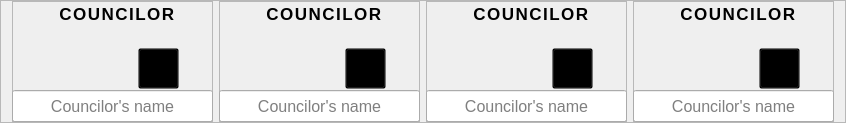
           <widget class="QFrame" name="frame_10">
            <property name="frameShape">
             <enum>QFrame::StyledPanel</enum>
            </property>
            <property name="frameShadow">
             <enum>QFrame::Raised</enum>
            </property>
            <layout class="QHBoxLayout" name="horizontalLayout_6">
             <property name="topMargin">
              <number>0</number>
             </property>
             <property name="bottomMargin">
              <number>0</number>
             </property>
             <item>
              <widget class="QFrame" name="frame_18">
               <property name="minimumSize">
                <size>
                 <width>201</width>
                 <height>121</height>
                </size>
               </property>
               <property name="maximumSize">
                <size>
                 <width>201</width>
                 <height>121</height>
                </size>
               </property>
               <property name="frameShape">
                <enum>QFrame::StyledPanel</enum>
               </property>
               <property name="frameShadow">
                <enum>QFrame::Raised</enum>
               </property>
               <widget class="QLabel" name="councilor_img1">
                <property name="geometry">
                 <rect>
                  <x>55</x>
                  <y>26</y>
                  <width>91</width>
                  <height>63</height>
                 </rect>
                </property>
                <property name="minimumSize">
                 <size>
                  <width>91</width>
                  <height>63</height>
                 </size>
                </property>
                <property name="styleSheet">
                 <string notr="true">background-color: transparent;</string>
                </property>
                <property name="text">
                 <string/>
                </property>
                <property name="pixmap">
                 <pixmap>../images&amp;icon/councilor.png</pixmap>
                </property>
                <property name="scaledContents">
                 <bool>true</bool>
                </property>
               </widget>
               <widget class="QPushButton" name="add_councilor_button1">
                <property name="geometry">
                 <rect>
                  <x>126</x>
                  <y>47</y>
                  <width>41</width>
                  <height>41</height>
                 </rect>
                </property>
                <property name="cursor">
                 <cursorShape>PointingHandCursor</cursorShape>
                </property>
                <property name="styleSheet">
                 <string notr="true">background-color: transparent;</string>
                </property>
                <property name="text">
                 <string/>
                </property>
                <property name="icon">
                 <iconset>
                  <normaloff>../images&amp;icon/add_yellow.png</normaloff>../images&amp;icon/add_yellow.png</iconset>
                </property>
                <property name="iconSize">
                 <size>
                  <width>50</width>
                  <height>50</height>
                 </size>
                </property>
               </widget>
               <widget class="QLabel" name="label_5">
                <property name="geometry">
                 <rect>
                  <x>30</x>
                  <y>0</y>
                  <width>151</width>
                  <height>26</height>
                 </rect>
                </property>
                <property name="font">
                 <font>
                  <pointsize>13</pointsize>
                  <bold>true</bold>
                 </font>
                </property>
                <property name="styleSheet">
                 <string notr="true">letter-spacing: 1.5px;</string>
                </property>
                <property name="text">
                 <string>&lt;html&gt;&lt;head/&gt;&lt;body&gt;&lt;p align=&quot;center&quot;&gt;COUNCILOR&lt;/p&gt;&lt;/body&gt;&lt;/html&gt;</string>
                </property>
               </widget>
               <widget class="QLineEdit" name="councilor_display_1">
                <property name="geometry">
                 <rect>
                  <x>0</x>
                  <y>89</y>
                  <width>201</width>
                  <height>32</height>
                 </rect>
                </property>
                <property name="font">
                 <font>
                  <pointsize>12</pointsize>
                 </font>
                </property>
                <property name="styleSheet">
                 <string notr="true">text-align: center;</string>
                </property>
                <property name="alignment">
                 <set>Qt::AlignCenter</set>
                </property>
                <property name="readOnly">
                 <bool>true</bool>
                </property>
                <property name="placeholderText">
                 <string>Councilor's name</string>
                </property>
                <property name="cursorMoveStyle">
                 <enum>Qt::LogicalMoveStyle</enum>
                </property>
                <property name="clearButtonEnabled">
                 <bool>false</bool>
                </property>
               </widget>
              </widget>
             </item>
             <item>
              <widget class="QFrame" name="frame_14">
               <property name="minimumSize">
                <size>
                 <width>201</width>
                 <height>121</height>
                </size>
               </property>
               <property name="maximumSize">
                <size>
                 <width>201</width>
                 <height>121</height>
                </size>
               </property>
               <property name="frameShape">
                <enum>QFrame::StyledPanel</enum>
               </property>
               <property name="frameShadow">
                <enum>QFrame::Raised</enum>
               </property>
               <widget class="QLabel" name="councilor_img2">
                <property name="geometry">
                 <rect>
                  <x>55</x>
                  <y>26</y>
                  <width>91</width>
                  <height>63</height>
                 </rect>
                </property>
                <property name="minimumSize">
                 <size>
                  <width>91</width>
                  <height>63</height>
                 </size>
                </property>
                <property name="styleSheet">
                 <string notr="true">background-color: transparent;</string>
                </property>
                <property name="text">
                 <string/>
                </property>
                <property name="pixmap">
                 <pixmap>../images&amp;icon/councilor.png</pixmap>
                </property>
                <property name="scaledContents">
                 <bool>true</bool>
                </property>
               </widget>
               <widget class="QPushButton" name="add_councilor_button2">
                <property name="geometry">
                 <rect>
                  <x>126</x>
                  <y>47</y>
                  <width>41</width>
                  <height>41</height>
                 </rect>
                </property>
                <property name="cursor">
                 <cursorShape>PointingHandCursor</cursorShape>
                </property>
                <property name="styleSheet">
                 <string notr="true">background-color: transparent;</string>
                </property>
                <property name="text">
                 <string/>
                </property>
                <property name="icon">
                 <iconset>
                  <normaloff>../images&amp;icon/add_yellow.png</normaloff>../images&amp;icon/add_yellow.png</iconset>
                </property>
                <property name="iconSize">
                 <size>
                  <width>50</width>
                  <height>50</height>
                 </size>
                </property>
               </widget>
               <widget class="QLabel" name="label_6">
                <property name="geometry">
                 <rect>
                  <x>30</x>
                  <y>0</y>
                  <width>151</width>
                  <height>26</height>
                 </rect>
                </property>
                <property name="font">
                 <font>
                  <pointsize>13</pointsize>
                  <bold>true</bold>
                 </font>
                </property>
                <property name="styleSheet">
                 <string notr="true">letter-spacing: 1.5px;</string>
                </property>
                <property name="text">
                 <string>&lt;html&gt;&lt;head/&gt;&lt;body&gt;&lt;p align=&quot;center&quot;&gt;COUNCILOR&lt;/p&gt;&lt;/body&gt;&lt;/html&gt;</string>
                </property>
               </widget>
               <widget class="QLineEdit" name="councilor_display_2">
                <property name="geometry">
                 <rect>
                  <x>0</x>
                  <y>89</y>
                  <width>201</width>
                  <height>32</height>
                 </rect>
                </property>
                <property name="font">
                 <font>
                  <pointsize>12</pointsize>
                 </font>
                </property>
                <property name="styleSheet">
                 <string notr="true">text-align: center;</string>
                </property>
                <property name="alignment">
                 <set>Qt::AlignCenter</set>
                </property>
                <property name="readOnly">
                 <bool>true</bool>
                </property>
                <property name="placeholderText">
                 <string>Councilor's name</string>
                </property>
                <property name="cursorMoveStyle">
                 <enum>Qt::LogicalMoveStyle</enum>
                </property>
                <property name="clearButtonEnabled">
                 <bool>false</bool>
                </property>
               </widget>
              </widget>
             </item>
             <item>
              <widget class="QFrame" name="frame_15">
               <property name="minimumSize">
                <size>
                 <width>201</width>
                 <height>121</height>
                </size>
               </property>
               <property name="maximumSize">
                <size>
                 <width>201</width>
                 <height>121</height>
                </size>
               </property>
               <property name="frameShape">
                <enum>QFrame::StyledPanel</enum>
               </property>
               <property name="frameShadow">
                <enum>QFrame::Raised</enum>
               </property>
               <widget class="QLabel" name="councilor_img3">
                <property name="geometry">
                 <rect>
                  <x>55</x>
                  <y>26</y>
                  <width>91</width>
                  <height>63</height>
                 </rect>
                </property>
                <property name="minimumSize">
                 <size>
                  <width>91</width>
                  <height>63</height>
                 </size>
                </property>
                <property name="styleSheet">
                 <string notr="true">background-color: transparent;</string>
                </property>
                <property name="text">
                 <string/>
                </property>
                <property name="pixmap">
                 <pixmap>../images&amp;icon/councilor.png</pixmap>
                </property>
                <property name="scaledContents">
                 <bool>true</bool>
                </property>
               </widget>
               <widget class="QPushButton" name="add_councilor_button3">
                <property name="geometry">
                 <rect>
                  <x>126</x>
                  <y>47</y>
                  <width>41</width>
                  <height>41</height>
                 </rect>
                </property>
                <property name="cursor">
                 <cursorShape>PointingHandCursor</cursorShape>
                </property>
                <property name="styleSheet">
                 <string notr="true">background-color: transparent;</string>
                </property>
                <property name="text">
                 <string/>
                </property>
                <property name="icon">
                 <iconset>
                  <normaloff>../images&amp;icon/add_yellow.png</normaloff>../images&amp;icon/add_yellow.png</iconset>
                </property>
                <property name="iconSize">
                 <size>
                  <width>50</width>
                  <height>50</height>
                 </size>
                </property>
               </widget>
               <widget class="QLabel" name="label_7">
                <property name="geometry">
                 <rect>
                  <x>30</x>
                  <y>0</y>
                  <width>151</width>
                  <height>26</height>
                 </rect>
                </property>
                <property name="font">
                 <font>
                  <pointsize>13</pointsize>
                  <bold>true</bold>
                 </font>
                </property>
                <property name="styleSheet">
                 <string notr="true">letter-spacing: 1.5px;</string>
                </property>
                <property name="text">
                 <string>&lt;html&gt;&lt;head/&gt;&lt;body&gt;&lt;p align=&quot;center&quot;&gt;COUNCILOR&lt;/p&gt;&lt;/body&gt;&lt;/html&gt;</string>
                </property>
               </widget>
               <widget class="QLineEdit" name="councilor_display_3">
                <property name="geometry">
                 <rect>
                  <x>0</x>
                  <y>89</y>
                  <width>201</width>
                  <height>32</height>
                 </rect>
                </property>
                <property name="font">
                 <font>
                  <pointsize>12</pointsize>
                 </font>
                </property>
                <property name="styleSheet">
                 <string notr="true">text-align: center;</string>
                </property>
                <property name="alignment">
                 <set>Qt::AlignCenter</set>
                </property>
                <property name="readOnly">
                 <bool>true</bool>
                </property>
                <property name="placeholderText">
                 <string>Councilor's name</string>
                </property>
                <property name="cursorMoveStyle">
                 <enum>Qt::LogicalMoveStyle</enum>
                </property>
                <property name="clearButtonEnabled">
                 <bool>false</bool>
                </property>
               </widget>
              </widget>
             </item>
             <item>
              <widget class="QFrame" name="frame_17">
               <property name="minimumSize">
                <size>
                 <width>201</width>
                 <height>121</height>
                </size>
               </property>
               <property name="maximumSize">
                <size>
                 <width>201</width>
                 <height>121</height>
                </size>
               </property>
               <property name="frameShape">
                <enum>QFrame::StyledPanel</enum>
               </property>
               <property name="frameShadow">
                <enum>QFrame::Raised</enum>
               </property>
               <widget class="QLabel" name="councilor_img4">
                <property name="geometry">
                 <rect>
                  <x>55</x>
                  <y>26</y>
                  <width>91</width>
                  <height>63</height>
                 </rect>
                </property>
                <property name="minimumSize">
                 <size>
                  <width>91</width>
                  <height>63</height>
                 </size>
                </property>
                <property name="styleSheet">
                 <string notr="true">background-color: transparent;</string>
                </property>
                <property name="text">
                 <string/>
                </property>
                <property name="pixmap">
                 <pixmap>../images&amp;icon/councilor.png</pixmap>
                </property>
                <property name="scaledContents">
                 <bool>true</bool>
                </property>
               </widget>
               <widget class="QPushButton" name="add_councilor_button4">
                <property name="geometry">
                 <rect>
                  <x>126</x>
                  <y>47</y>
                  <width>41</width>
                  <height>41</height>
                 </rect>
                </property>
                <property name="cursor">
                 <cursorShape>PointingHandCursor</cursorShape>
                </property>
                <property name="styleSheet">
                 <string notr="true">background-color: transparent;</string>
                </property>
                <property name="text">
                 <string/>
                </property>
                <property name="icon">
                 <iconset>
                  <normaloff>../images&amp;icon/add_yellow.png</normaloff>../images&amp;icon/add_yellow.png</iconset>
                </property>
                <property name="iconSize">
                 <size>
                  <width>50</width>
                  <height>50</height>
                 </size>
                </property>
               </widget>
               <widget class="QLabel" name="label_8">
                <property name="geometry">
                 <rect>
                  <x>30</x>
                  <y>0</y>
                  <width>151</width>
                  <height>26</height>
                 </rect>
                </property>
                <property name="font">
                 <font>
                  <pointsize>13</pointsize>
                  <bold>true</bold>
                 </font>
                </property>
                <property name="styleSheet">
                 <string notr="true">letter-spacing: 1.5px;</string>
                </property>
                <property name="text">
                 <string>&lt;html&gt;&lt;head/&gt;&lt;body&gt;&lt;p align=&quot;center&quot;&gt;COUNCILOR&lt;/p&gt;&lt;/body&gt;&lt;/html&gt;</string>
                </property>
               </widget>
               <widget class="QLineEdit" name="councilor_display_4">
                <property name="geometry">
                 <rect>
                  <x>0</x>
                  <y>89</y>
                  <width>201</width>
                  <height>32</height>
                 </rect>
                </property>
                <property name="font">
                 <font>
                  <pointsize>12</pointsize>
                 </font>
                </property>
                <property name="styleSheet">
                 <string notr="true">text-align: center;</string>
                </property>
                <property name="alignment">
                 <set>Qt::AlignCenter</set>
                </property>
                <property name="readOnly">
                 <bool>true</bool>
                </property>
                <property name="placeholderText">
                 <string>Councilor's name</string>
                </property>
                <property name="cursorMoveStyle">
                 <enum>Qt::LogicalMoveStyle</enum>
                </property>
                <property name="clearButtonEnabled">
                 <bool>false</bool>
                </property>
               </widget>
              </widget>
             </item>
            </layout>
           </widget>
